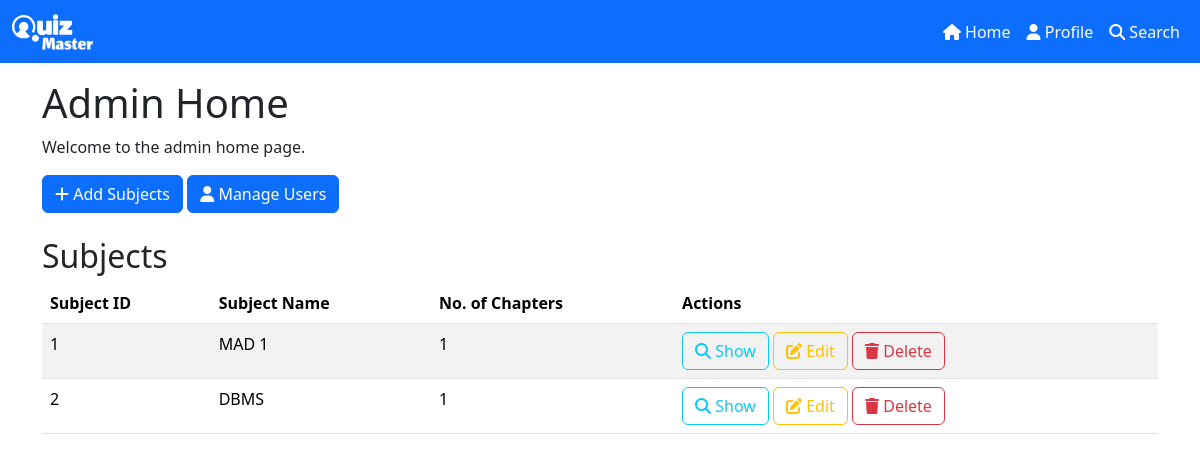
The app's page /admin_home (signed in), older data.
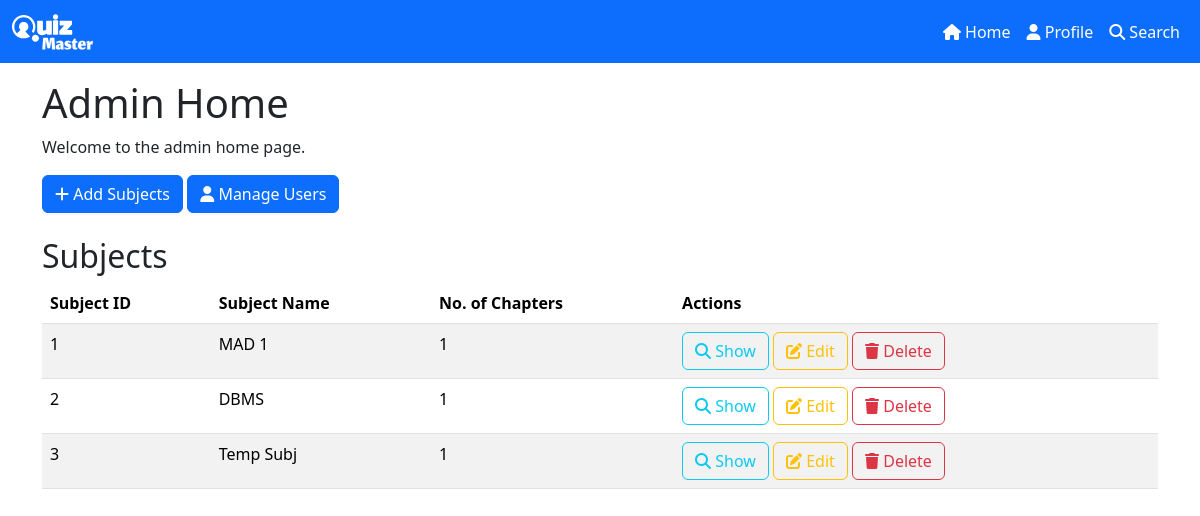
The same page, newer data.
### models.py (models this page shows)
class Subject(db.Model):
    id = db.Column(db.Integer, primary_key=True, autoincrement=True)
    name = db.Column(db.String(80), unique=True, nullable=False)
    description = db.Column(db.String(120), default="Not available")
    chapters = db.relationship("Chapter", backref="subject", lazy=True, cascade="all, delete-orphan")

### routes.py (the view)
    @app.route("/admin_home")
    @admin_required
    def admin_home():
        if "admin" in session and session["admin"] is True:
            subjects = Subject.query.all()
            return render_template("admin_home.html", subjects=subjects)
        else:
            flash("Access denied")
            return redirect(url_for("home"))

### templates/admin_home.html (shortened to what this page needs)
{% extends 'base.html' %}
{% block content %}
<div class="container mt-3">
    <h1>Admin Home</h1>
    <p>Welcome to the admin home page.</p>
    <div class="col">
        <a href="{{url_for('add_subjects')}}" class="btn btn-primary"><i class="fas fa-plus"></i> Add Subjects</a>
        <a href="{{url_for('manage_users')}}" class="btn btn-primary"><i class="fa-solid fa-user"></i> Manage Users</a>
    </div>
    <br>
    <h2>Subjects</h2>
    <table class="table table-striped">
        <thead>
            <tr>
                <th>Subject ID</th>
                <th>Subject Name</th>
                <th>No. of Chapters</th>
                <th>Actions</th>
            </tr>
        </thead>
        <tbody>
            {% for subject in subjects %}
            <tr>
                <td>{{subject.id}}</td>
                <td>{{subject.name}}</td>
                <td>{{subject.chapters|length}}</td>
                <td>
                    <a href="{{url_for('show_subject', id=subject.id)}}" class="btn btn-outline-info"><i
                            class="fas fa-search"></i> Show</a>
                    <a href="{{url_for('edit_subject', id=subject.id)}}" class="btn btn-outline-warning"><i
                            class="fas fa-edit"></i> Edit</a>
                    <a href="{{url_for('delete_subject', id=subject.id)}}" class="btn btn-outline-danger"><i
                            class="fas fa-trash"></i> Delete</a>
                </td>
            </tr>
            {% endfor %}
        </tbody>
    </table>
</div>
{% endblock %}

Row changes from the older to the newer data that the page shows:
added Subject: id "3", name "Temp Subj", chapters|length "1"
